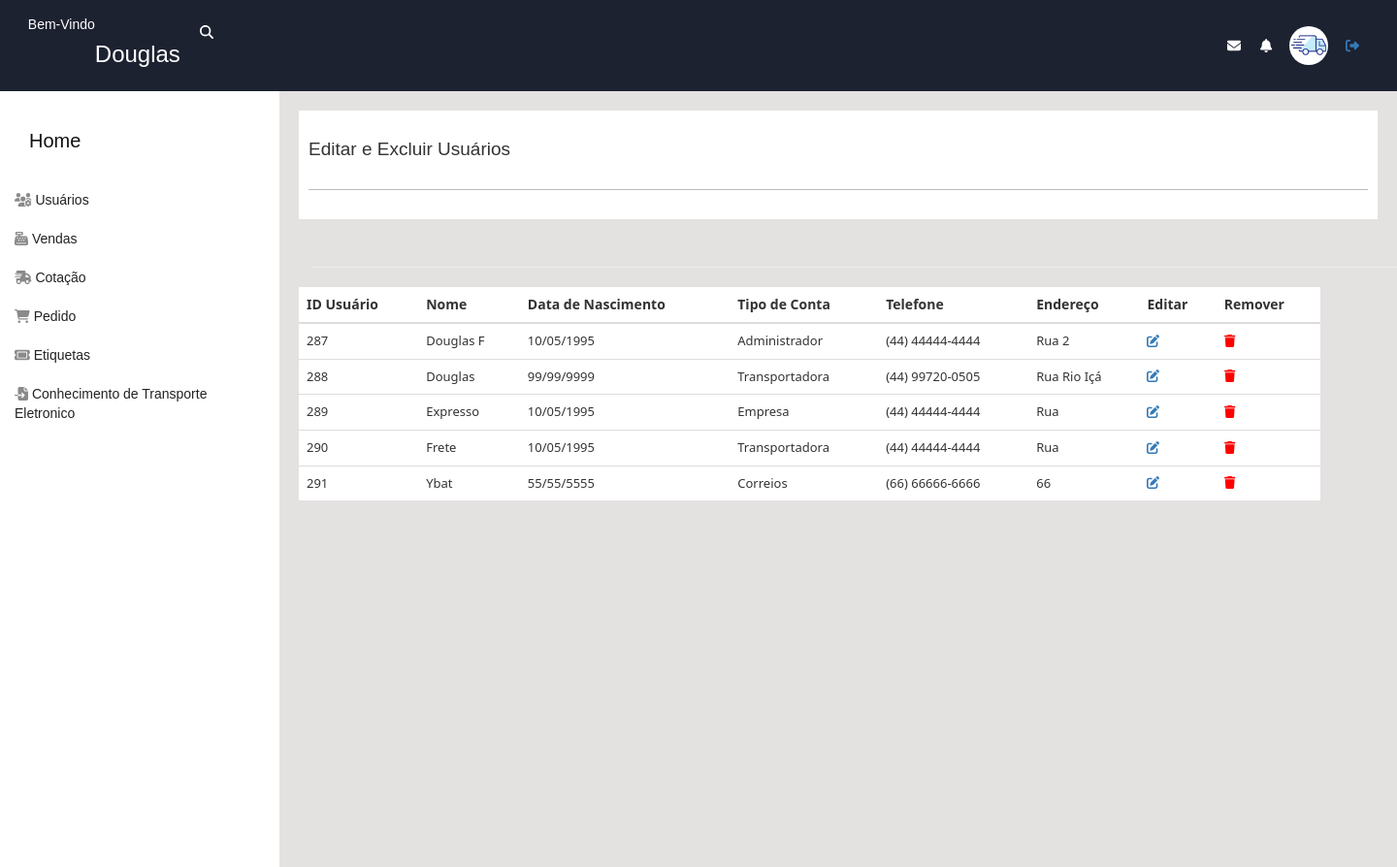
Before: /dashboard/edit.php (signed in) with the older database file.
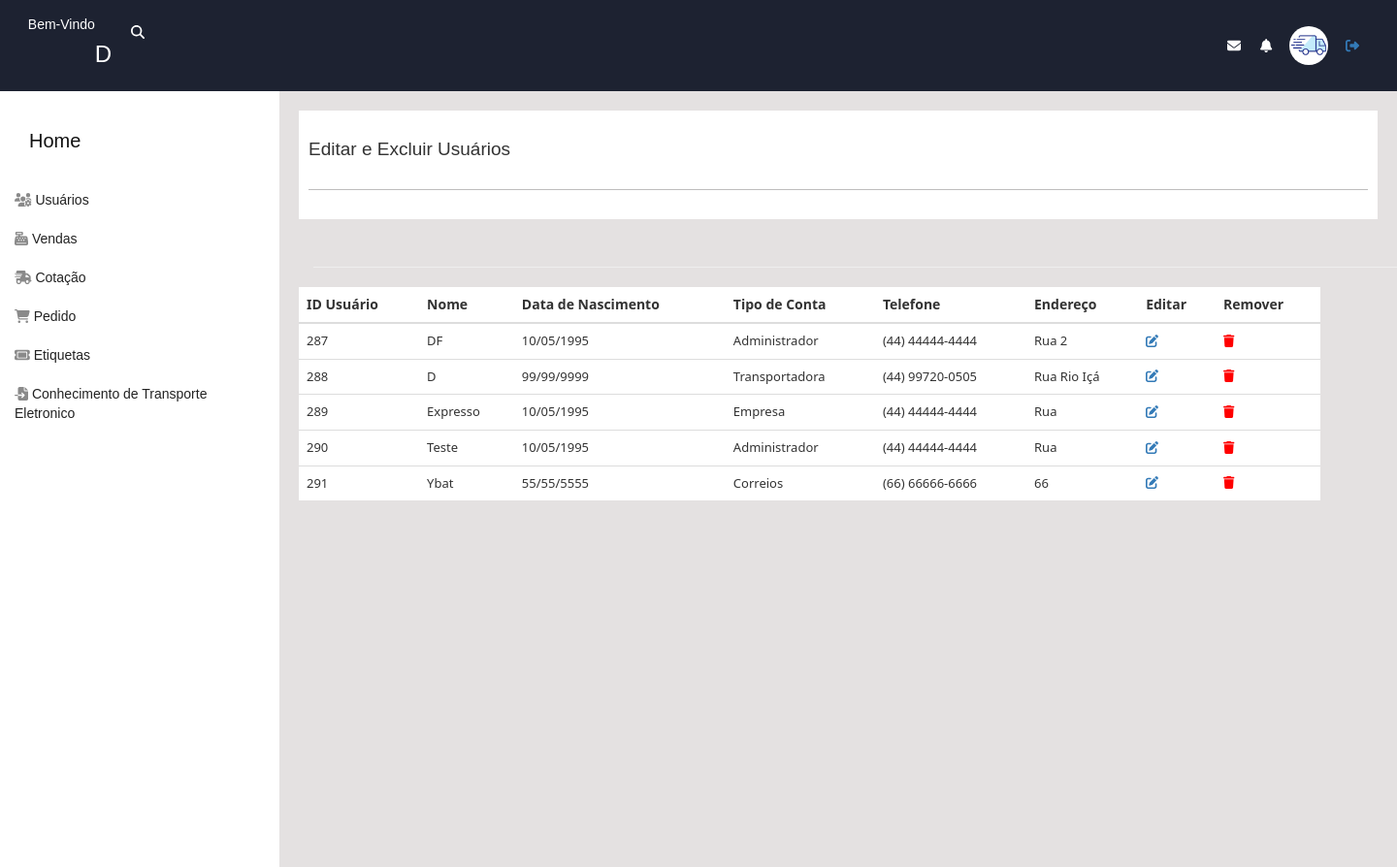
After: the same page with the newer database file.
### tables this page shows
CREATE TABLE `usuario` (
  `id` int(11) NOT NULL,
  `nome` varchar(45) NOT NULL,
  `email` varchar(45) NOT NULL,
  `telefone` varchar(45) DEFAULT NULL,
  `cpf` varchar(45) DEFAULT NULL,
  `cep` varchar(45) DEFAULT NULL,
  `tipo` enum('A','T','E','C') NOT NULL,
  `senha` varchar(50) NOT NULL,
  `endereco` varchar(100) NOT NULL,
  `dataNascimento` varchar(30) NOT NULL
);

### dashboard/edit.php (the view, shortened to what the changed rows need)
<?php
   include('../inc/database.php');
   $id = $_SESSION['user'];
   $sqlSelect = "SELECT * from usuario where id = $id";
   $resultEdit = mysqli_query($conn, $sqlSelect);
    $pgn = (isset($_GET['pagina']))? $_GET['pagina']:1;
    $qtd = 10;
    $inicio = ($qtd*$pgn)-$qtd;
    $rest = "SELECT * from  usuario limit $inicio, $qtd";
    $resultRest = mysqli_query($conn, $rest);
?>
<!DOCTYPE html>
<html lang="en">
<head>
    <link rel="stylesheet" href="styleTable.css">
    <link rel="stylesheet" href="https://maxcdn.bootstrapcdn.com/bootstrap/3.3.5/css/bootstrap.min.css">
    <link rel="stylesheet" href="https://cdn.jsdelivr.net/npm/bootstrap@3.3.7/dist/css/bootstrap.min.css">
    <link rel="stylesheet" href="https://cdn.jsdelivr.net/npm/bootstrap@3.3.7/dist/css/bootstrap-theme.min.css">
</head>
<body>
    <header class="cabecalho">
        <div class="info-cab">
            <div class="lg">
                <h3><?php echo  $_SESSION['nome']; ?></h3>
            </div>
        </div>
    </header>
    <section class="principal">
        <div class="conteudo">
            <div class="titulo-secao">
                <h2>Editar e Excluir Usuários</h2>
                <br/>
                <br/>
            </div>
            <div class="table">
                <div class="container theme-showcase" role="main">
                    <div class="row">
                        <div >
                            <table class="table" style="width: 90%;">
                                <thead>
                                    <tr style="font-size: 8px;">
                                        <th>ID Usuário</th>
                                        <th>Nome</th>
                                        <th>Data de Nascimento</th>
                                        <th>Tipo de Conta</th>
                                        <th>Telefone</th>
                                        <th>Endereço</th>
                                        <th>Editar</th>
                                        <th>Remover</th>
                                    </tr>
                                </thead>
                                <tbody style="font-size: 13px;">
                                    <?php while($rows_users = mysqli_fetch_assoc($resultRest)){?>
                                        <tr>
                                            <td><?php echo $rows_users['id'];?></td>
                                            <td><?php echo $rows_users['nome'];?></td>
                                            <td><?php echo $rows_users['dataNascimento'];?></td>
                                            <td><?php
                                                if ($rows_users['tipo'] == 'T') {
                                                    $rows_users['tipo'] = 'Transportadora';
                                                }else if($rows_users['tipo'] == 'A') {
                                                    $rows_users['tipo'] = 'Administrador';
                                                }else if($rows_users['tipo'] == 'E') {
                                                    $rows_users['tipo'] = 'Empresa';
                                                }else if($rows_users['tipo'] == 'C') {
                                                    $rows_users['tipo'] = 'Correios';
                                                }else {
                                                    echo 'Erro!';
                                                }
                                                echo $rows_users['tipo'];
                                            ?></td>
                                            <td><?php echo $rows_users['telefone'];?></td>
                                            <td><?php echo $rows_users['endereco'];?></td>
                                            <?php  echo "<td><a href='editForm.php?id=$rows_users[id]'>"?><i class="fa-solid fa-pen-to-square"></i></a></td>
                                            <?php  echo "<td><a href='delete.php?id=$rows_users[id]' style='color: red'>"?><i class="fa-solid fa-trash"></i></a></td>
                                        </tr>
                                    <?php } ?>
                                </tbody>
                            </table>
                        </div>
                    </div>
                </div>
            </div>
        </div>
    </section>
</body>
</html>

Changed rows visible on the page:
changed usuario "Rua 2": nome "Douglas F" → "DF"
changed usuario "Rua Rio Içá": nome "Douglas" → "D"
changed usuario id 290: nome "Frete" → "Teste"; tipo "Transportadora" → "Administrador"
Other visible differences:
$_SESSION['nome']: "Douglas" → "D"
